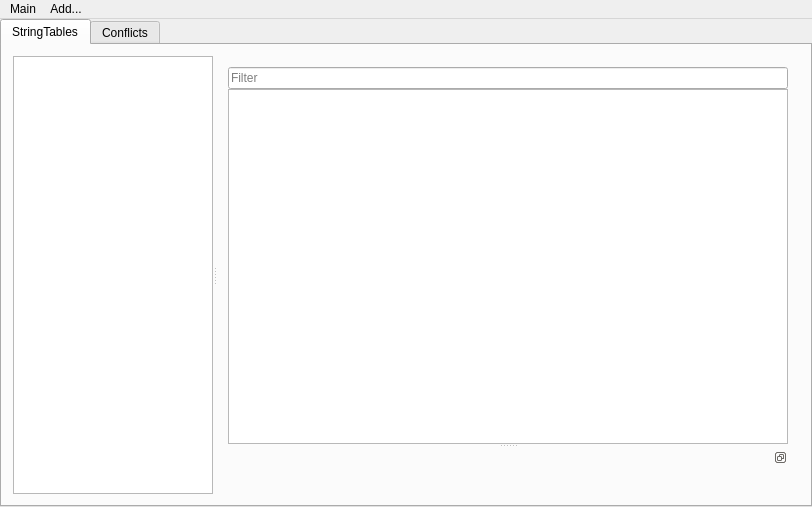
<?xml version="1.0" encoding="UTF-8"?>
<ui version="4.0">
 <class>MainWindow</class>
 <widget class="QMainWindow" name="MainWindow">
  <property name="geometry">
   <rect>
    <x>0</x>
    <y>0</y>
    <width>812</width>
    <height>507</height>
   </rect>
  </property>
  <property name="windowTitle">
   <string>de_Stringtabler ! 0.12</string>
  </property>
  <widget class="QWidget" name="centralWidget">
   <layout class="QVBoxLayout" name="verticalLayout_2">
    <property name="spacing">
     <number>0</number>
    </property>
    <property name="leftMargin">
     <number>0</number>
    </property>
    <property name="topMargin">
     <number>0</number>
    </property>
    <property name="rightMargin">
     <number>0</number>
    </property>
    <property name="bottomMargin">
     <number>0</number>
    </property>
    <item>
     <widget class="QTabWidget" name="tabWidget">
      <property name="currentIndex">
       <number>0</number>
      </property>
      <widget class="QWidget" name="tab">
       <attribute name="title">
        <string>StringTables</string>
       </attribute>
       <layout class="QHBoxLayout" name="horizontalLayout">
        <item>
         <widget class="QSplitter" name="splitter_2">
          <property name="orientation">
           <enum>Qt::Horizontal</enum>
          </property>
          <widget class="QTreeWidget" name="tree_Tables">
           <property name="maximumSize">
            <size>
             <width>200</width>
             <height>16777215</height>
            </size>
           </property>
           <attribute name="headerVisible">
            <bool>false</bool>
           </attribute>
           <column>
            <property name="text">
             <string notr="true">1</string>
            </property>
           </column>
          </widget>
          <widget class="QWidget" name="verticalLayoutWidget">
           <layout class="QVBoxLayout" name="verticalLayout">
            <property name="spacing">
             <number>0</number>
            </property>
            <item>
             <widget class="QLineEdit" name="edit_filter">
              <property name="placeholderText">
               <string>Filter</string>
              </property>
             </widget>
            </item>
            <item>
             <widget class="QSplitter" name="splitter">
              <property name="orientation">
               <enum>Qt::Vertical</enum>
              </property>
              <widget class="QTreeWidget" name="tree_Entries">
               <attribute name="headerVisible">
                <bool>false</bool>
               </attribute>
               <column>
                <property name="text">
                 <string notr="true">1</string>
                </property>
               </column>
              </widget>
              <widget class="QDockWidget" name="dockWidget_4">
               <property name="floating">
                <bool>false</bool>
               </property>
               <property name="features">
                <set>QDockWidget::DockWidgetFloatable|QDockWidget::DockWidgetMovable</set>
               </property>
               <widget class="QWidget" name="dockWidgetContents_4">
                <layout class="QHBoxLayout" name="horizontalLayout_2">
                 <property name="spacing">
                  <number>0</number>
                 </property>
                 <property name="leftMargin">
                  <number>0</number>
                 </property>
                 <property name="topMargin">
                  <number>0</number>
                 </property>
                 <property name="rightMargin">
                  <number>0</number>
                 </property>
                 <property name="bottomMargin">
                  <number>0</number>
                 </property>
                 <item>
                  <widget class="stringTableEntryWidget" name="widget_Entry" native="true"/>
                 </item>
                </layout>
               </widget>
              </widget>
             </widget>
            </item>
           </layout>
          </widget>
         </widget>
        </item>
       </layout>
      </widget>
      <widget class="QWidget" name="tab_2">
       <attribute name="title">
        <string>Conflicts</string>
       </attribute>
       <widget class="QTreeWidget" name="tree_Conflicts">
        <property name="geometry">
         <rect>
          <x>10</x>
          <y>10</y>
          <width>761</width>
          <height>101</height>
         </rect>
        </property>
        <column>
         <property name="text">
          <string notr="true">1</string>
         </property>
        </column>
       </widget>
      </widget>
     </widget>
    </item>
   </layout>
  </widget>
  <widget class="QMenuBar" name="menuBar">
   <property name="geometry">
    <rect>
     <x>0</x>
     <y>0</y>
     <width>812</width>
     <height>21</height>
    </rect>
   </property>
   <widget class="QMenu" name="menuMain">
    <property name="title">
     <string>Main</string>
    </property>
    <addaction name="actionLoadProject"/>
    <addaction name="actionSaveProject"/>
   </widget>
   <widget class="QMenu" name="menuAdd">
    <property name="title">
     <string>Add...</string>
    </property>
    <addaction name="actionAdd_Something"/>
   </widget>
   <addaction name="menuMain"/>
   <addaction name="menuAdd"/>
  </widget>
  <action name="actionLoadProject">
   <property name="text">
    <string>LoadProject</string>
   </property>
  </action>
  <action name="actionAdd_Something">
   <property name="text">
    <string>Add Something</string>
   </property>
  </action>
  <action name="actionSaveProject">
   <property name="text">
    <string>SaveProject</string>
   </property>
  </action>
 </widget>
 <layoutdefault spacing="6" margin="11"/>
 <customwidgets>
  <customwidget>
   <class>stringTableEntryWidget</class>
   <extends>QWidget</extends>
   <header>stringtableentrywidget.h</header>
   <container>1</container>
  </customwidget>
 </customwidgets>
 <resources/>
 <connections/>
</ui>
